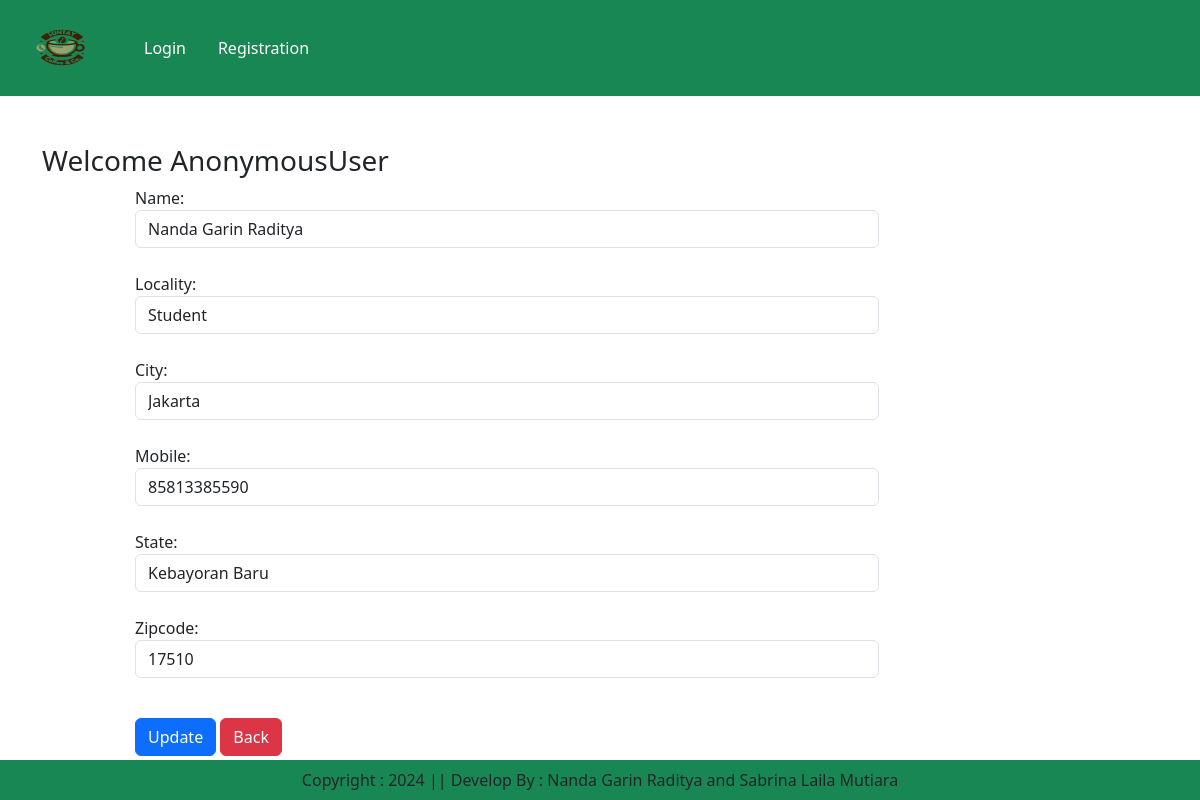
/updateAddress/4, run on the app's committed database.
### app/models.py (models this page shows, shortened)
class Customer(models.Model):
    user = models.ForeignKey(User, on_delete=models.CASCADE)
    name = models.CharField(max_length=200)
    locality = models.CharField(max_length=200)
    city = models.CharField(max_length=50)
    mobile = models.IntegerField(default=0)
    zipcode = models.IntegerField()
    state = models.CharField(choices=STATE_CHOICES, max_length=100)

### app/views.py (the view, shortened to what this page needs)
# urls.py: path('updateAddress/<int:pk>',views.updateAddress.as_view(), name='updateAddress'),
class updateAddress(View):
    def get(self, request, pk):
        add = Customer.objects.get(pk=pk)
        form = CustomerProfileForm(instance=add)
        totalitem = 0
        if request.user.is_authenticated:
            totalitem = len(Cart.objects.filter(user=request.user))
        return render(request, "app/updateAddress.html", locals())

### app/forms.py
class CustomerProfileForm(forms.ModelForm):
    class Meta:
        model = Customer
        fields = ['name','locality','city','mobile','state','zipcode']
        widgets = {
            'name':forms.TextInput(attrs={'class':'form-control'}),
            'locality':forms.TextInput(attrs={'class':'form-control'}),
            'city':forms.TextInput(attrs={'class':'form-control'}),
            'mobile':forms.NumberInput(attrs={'class':'form-control'}),
            'state':forms.Select(attrs={'class':'form-control'}),
            'zipcode':forms.NumberInput(attrs={'class':'form-control'}),
        }

### app/templates/app/updateAddress.html (shortened to what this page needs)
{% extends "app/base.html" %}
{% load static %}
{% block main-content %}
<div class="container my-5">
    <div class="row">
        <h3>Welcome <span class="text-capitalize">{{request.user}}</span></h3>
    </div>
    <div class="col-sm-8 offset-sm-1">
        <form action="" method="post">
            {%  for fm in form %}
            {{fm.label_tag}} {{fm}} <small class="text-danger">{{fm.errors|striptags}}</small><br>
            {% endfor %}
            <div class="col-12 mt-3">
                <button type="submit" class="btn btn-primary">Update</button>
                <a href="{% url 'address' %}" type="button" class="btn btn-danger">Back</a>
            </div>
        </form>
    </div>
</div>
{% endblock main-content %}

### data on the page
Customer: form "Nanda Garin Raditya" "Student" "Jakarta" "85813385590" "Kebayoran Baru" "17510"

### other printed values
{{ request.user }} "AnonymousUser"
{{ fm.label_tag }} "Name:" "Locality:" "City:" "Mobile:" "State:" "Zipcode:"
